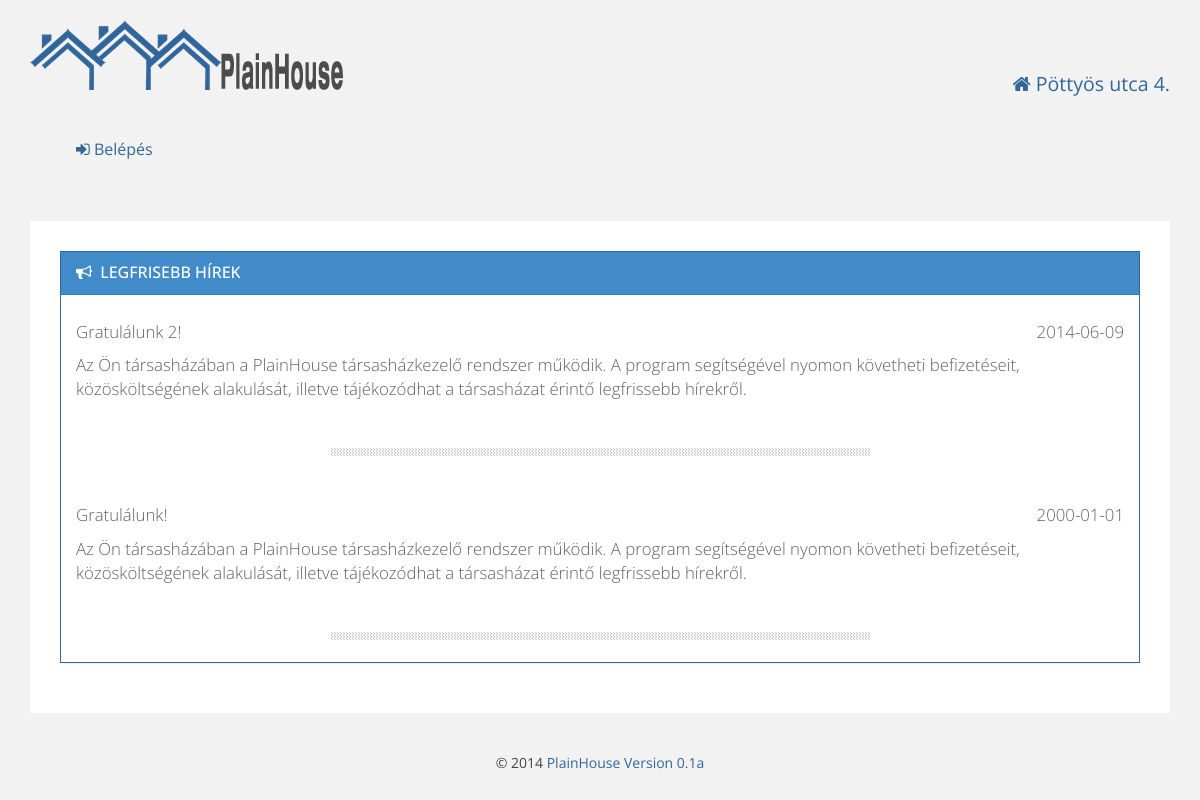
The app's page /board.php, older data.
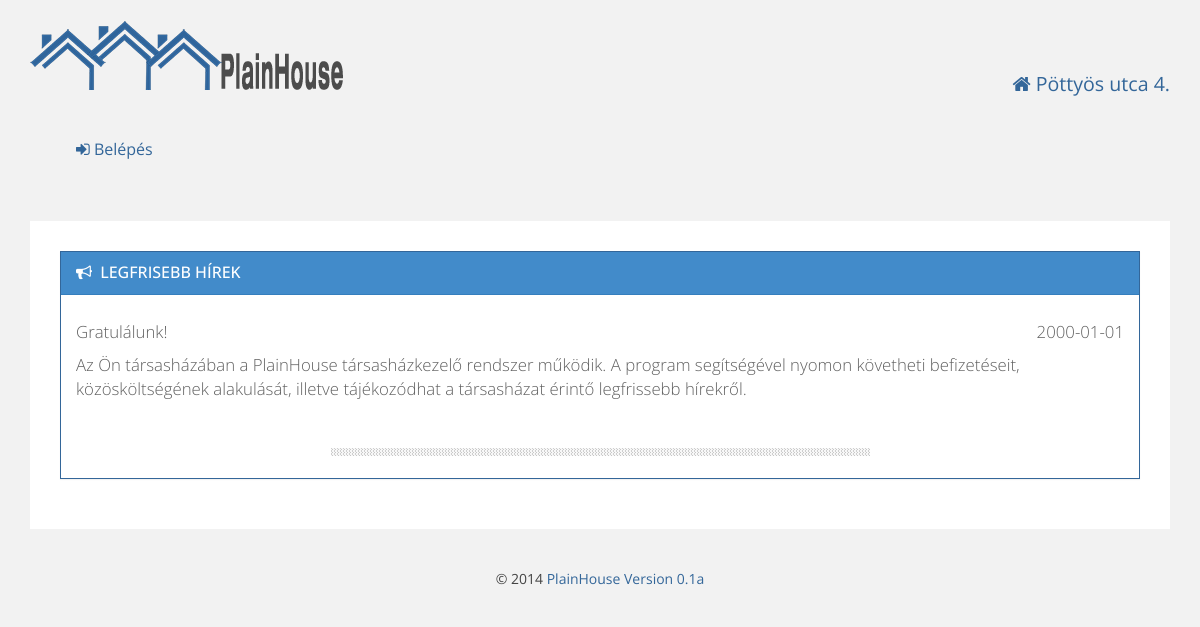
The same page, newer data.
### tables this page shows
CREATE TABLE IF NOT EXISTS `board` (
  `id` int(11) NOT NULL AUTO_INCREMENT,
  `creation_date` date NOT NULL,
  `title` varchar(250) NOT NULL,
  `text` text NOT NULL,
  `valid_till` date NOT NULL DEFAULT '2099-12-31',
  `valid` tinyint(1) NOT NULL DEFAULT '1',
  PRIMARY KEY (`id`)
);

### board.php (called while the page is built, shortened)
<?php
include_once 'db.php';
include_once 'html.php';
allBoardMessage ();

### db.php (the view, shortened to what this page needs)
<?php
function allBoardMessage() {
    $sql = "SELECT * FROM `board`  WHERE `valid` = 1 AND (`valid_till`> CURDATE()) ORDER BY `id` DESC";
    $result = mysql_query($sql);
    while ($row = mysql_fetch_assoc($result)) {
        $msg[] = $row;
    }
    if (mysql_num_rows($result) != 0)
    {
        echo '<div class="content">';
        echo <<<EOT
        <div class="panel panel-primary">
		<div class="panel-heading">
		<h3 class="panel-title"><i class="fa fa-bullhorn"></i> Legfrisebb hírek</h3>
		</div>
EOT;
        foreach ($msg as $row) {
            echo "<div class='panel-body'><p>{$row['title']}<span style='float: right'>{$row['creation_date']}</span></p>
		<p>{$row['text']}</p></div><hr />";
        }
        echo "</div>";
    }
}

Row changes from the older to the newer data that the page shows:
no longer on this page (row edited): board: title "Gratulálunk 2!", creation_date "2014-06-09", text "Az Ön társasházában a PlainHouse társasházkezelő rendszer működik. A program segítségével nyomon követheti befizetéseit, közösköltségének alakulását, illetve tájékozódhat a társasházat érintő legfrissebb hírekről."
